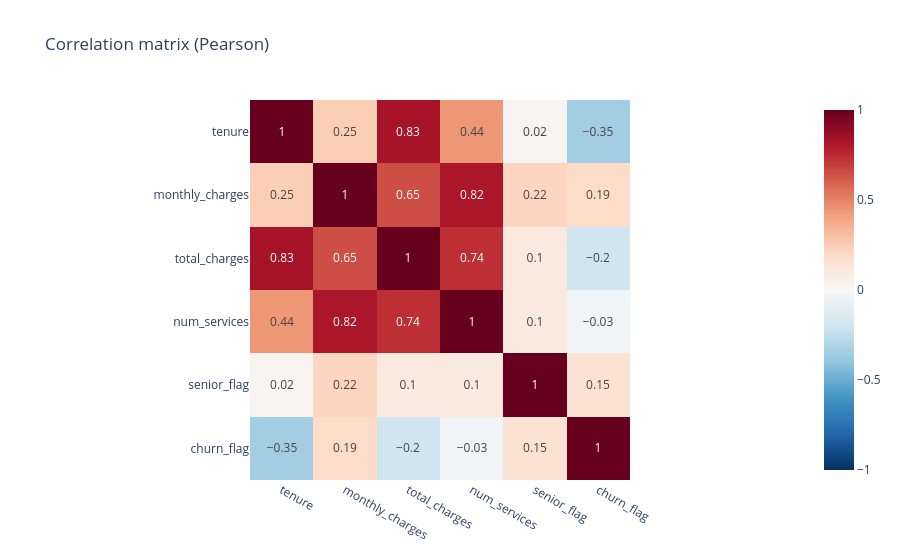

The code cell stored with this chart in its notebook:
### Code cell
charts.correlation_heatmap(df).show()

### Figure 1 — Plotly figure (JSON) as saved in the notebook; plotly's stock layout.template omitted (floating-point values rounded to 4 significant figures)
{"data": [{"coloraxis": "coloraxis", "hovertemplate": "x: %{x}<br>y: %{y}<br>color: %{z}<extra></extra>", "name": "0", "texttemplate": "%{z}", "type": "heatmap", "x": ["tenure", "monthly_charges", "total_charges", "num_services", "senior_flag", "churn_flag"], "xaxis": "x", "y": ["tenure", "monthly_charges", "total_charges", "num_services", "senior_flag", "churn_flag"], "yaxis": "y", "z": [[1.0, 0.25, 0.83, 0.44, 0.02, -0.35], [0.25, 1.0, 0.65, 0.82, 0.22, 0.19], [0.83, 0.65, 1.0, 0.74, 0.1, -0.2], [0.44, 0.82, 0.74, 1.0, 0.1, -0.03], [0.02, 0.22, 0.1, 0.1, 1.0, 0.15], [-0.35, 0.19, -0.2, -0.03, 0.15, 1.0]]}], "layout": {"coloraxis": {"autocolorscale": false, "cmax": 1, "cmin": -1, "colorscale": [[0, "rgb(5,48,97)"], [0.1, "rgb(33,102,172)"], [0.2, "rgb(67,147,195)"], [0.3, "rgb(146,197,222)"], [0.4, "rgb(209,229,240)"], [0.5, "rgb(247,247,247)"], [0.6, "rgb(253,219,199)"], [0.7, "rgb(244,165,130)"], [0.8, "rgb(214,96,77)"], [0.9, "rgb(178,24,43)"], [1, "rgb(103,0,31)"]]}, "title": {"text": "Correlation matrix (Pearson)"}, "xaxis": {"anchor": "y", "constrain": "domain", "domain": [0, 1], "scaleanchor": "y"}, "yaxis": {"anchor": "x", "autorange": "reversed", "constrain": "domain", "domain": [0, 1]}}}
